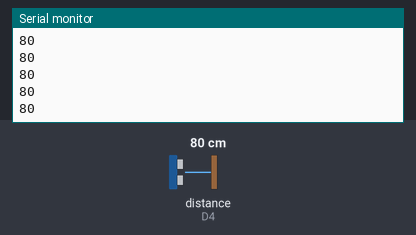
A sketch run on a simulated ESP8266 (NodeMCU). Shown: the last lines printed to the serial monitor. Wiring (inferred from the names in the program): ultrasonic range finder: trigger D3; echo D4. The test bench sets the inputs (shaded band); at power-on: distance to the obstacle (sensor on D4) 80 cm. The echo pulse lasts 58.3 µs per cm.

Above: at 1.2 s.
1.3 s: distance to the obstacle (sensor on D4) set to 2 cm
At 1.34 s:
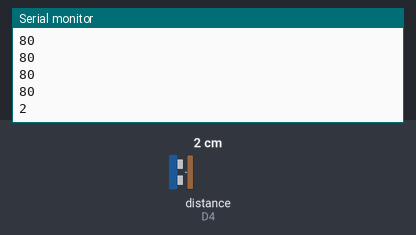
2.8 s: distance to the obstacle (sensor on D4) set to 4 cm
At 2.81 s:
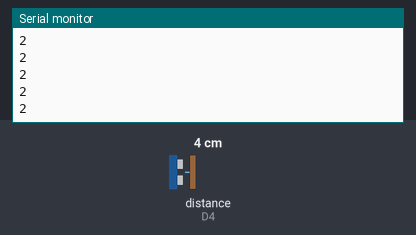
Timing chart, 0 to 5.8 s (numbered marks = the images above; inputs shaded):
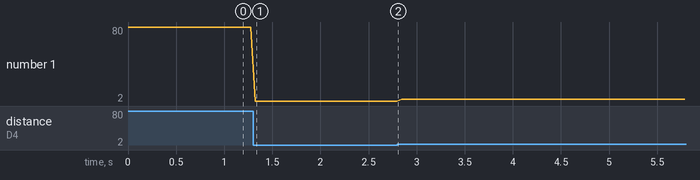

Measured:
- after the input at 1.3 s, the serial monitor: prints a new line at once (image 1)
- plotted number 1: 80 → 2 after the input at 1.3 s, 2 → 4 after the input at 2.8 s

The sketch:

ultrasonic_sensor.ino
```cpp
#define echoPin D4 // Echo Pin
#define trigPin D3 // Trigger Pin

long duration, distance; // Duration used to calculate distance

void setup()
{
Serial.begin (115200);
pinMode(trigPin, OUTPUT);
pinMode(echoPin, INPUT);
}

void loop()
{
  /* The following trigPin/echoPin cycle is used to determine the
  distance of the nearest object by bouncing soundwaves off of it. */
  digitalWrite(trigPin, LOW);
  delayMicroseconds(2);
  digitalWrite(trigPin, HIGH);
  delayMicroseconds(10);
  digitalWrite(trigPin, LOW);
  duration = pulseIn(echoPin, HIGH);
  //Calculate the distance (in cm) based on the speed of sound.
  distance = duration/58.2;
  Serial.println(distance);
  //Delay 50ms before next reading.
  delay(50);
}
```
